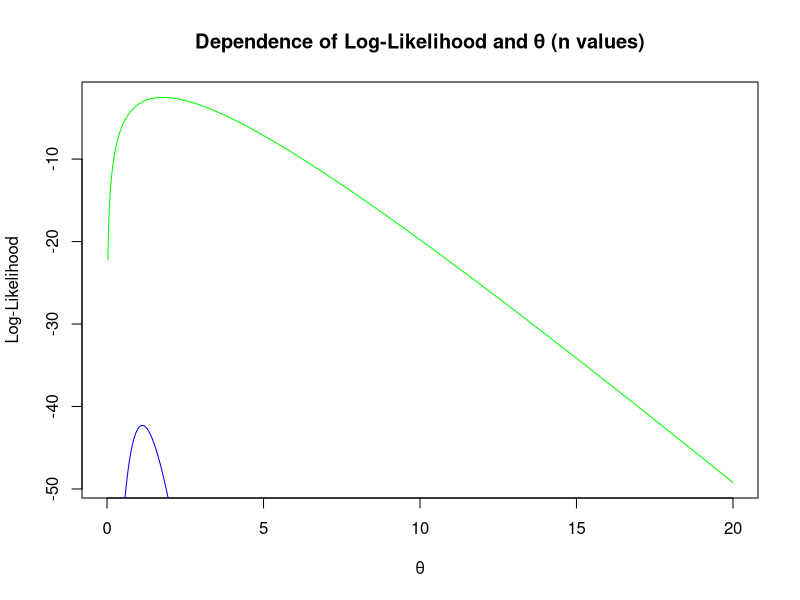
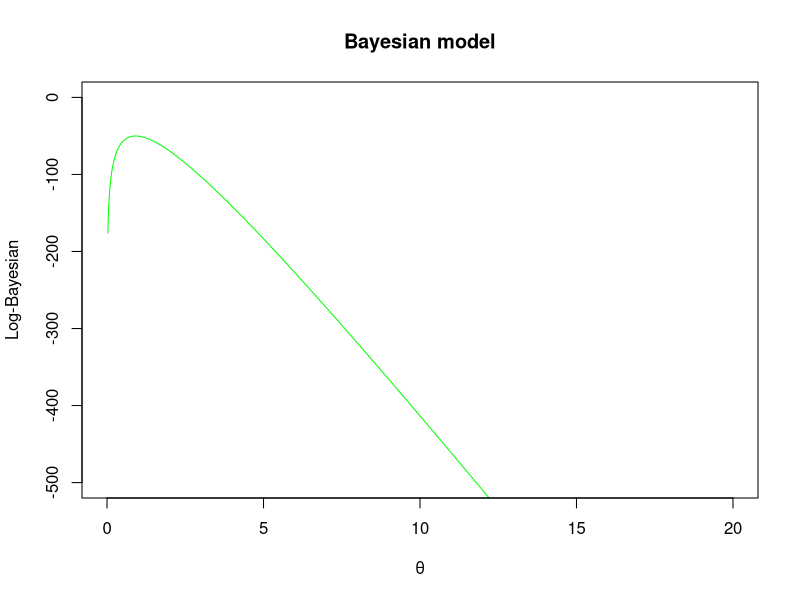
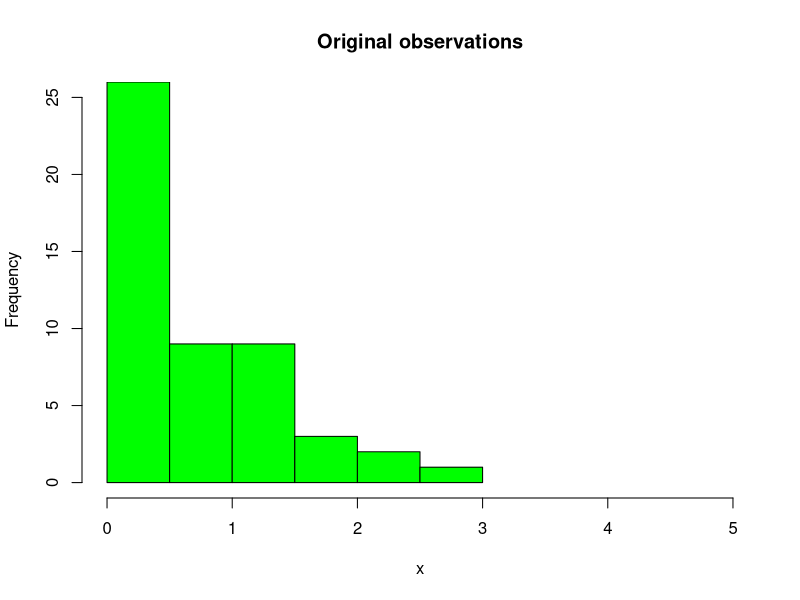
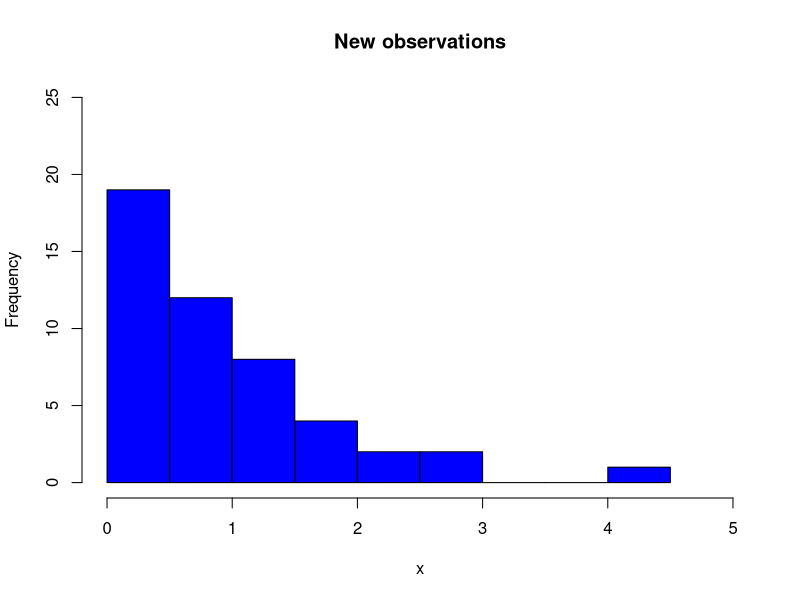

These figures' R source, in order:
# returns the loglikelihood value for given θ and vector X
loglikelihood = function(x, θ){
  return(length(x)*log(θ)-θ*sum(x))
}

# returns the max logilikelihood value for the given distribution estimation
max_loglikelihood = function(x){
  return(length(x)/sum(x))
}

# returns log value of the bayesian proportional probability for given θ, λ and vector X
log_bayesian = function(x, θ, λ){
  n = length(x)
  #return(n*log(θ)-θ*sum(x)+n*log(λ)-n*λ*θ)
  return(n*log(θ)-θ*sum(x)+log(λ)-λ*θ)
}

max_bayesian = function(x, λ){
  n = length(x)
  #return (n/(sum(x)+n*λ))
  return (n/(sum(x)+λ))
}
###########################################################################

# Task 1
# Data preparation
dataframe = read.csv("machines.csv", dec=',')
X = dataframe[1]$Length # X vector
X_6 = X[1:6] # X vector of first 6 values
θ = seq(from=0, to=20, by=0.025) # θs to test
m = length(θ) # Amount of θs to be tested
loglikelihood_n = numeric(m) # Empty vector for loglikelihood values with all x values
loglikelihood_6 = numeric(m) # Empty vector for loglikelihood values the first 6 values

# Task 2
# Calculate the loglikelihoods for different θ values with the given vectors
for(i in 1:m){
  loglikelihood_n[i] = loglikelihood(X, θ[i])
  loglikelihood_6[i] = loglikelihood(X_6, θ[i])
}

# Task 3
# Plot the loglikelihoods
plot(θ, loglikelihood_6, type="l", main="Dependence of Log-Likelihood and θ (n values)", xlab="θ", ylab="Log-Likelihood", col="green")
lines(θ, loglikelihood_n, col="blue")

# θ values for maximum loglikelihoods
θstar_n = max_loglikelihood(X)
θstar_6 = max_loglikelihood(X_6)

# Task 4
# Plot the Bayesian Model
λ = 10;
log_bayesian_model = numeric(m)

for(i in 1:m){
  log_bayesian_model[i] = log_bayesian(X, θ[i], λ)
}
plot(θ, log_bayesian_model, type="l", xlim=c(0,20), ylim=c(-500, 0), main="Bayesian model", xlab="θ", ylab="Log-Bayesian", col="green")
θstar_b = max_bayesian(X, λ)

# Task 5
# Compare new generated observations to original ones
new_observations = rexp(n=50, rate = θstar_n)
#data.frame(X, new_observations)
hist(new_observations, col="green", xlim=c(0,5), ylim=c(0,25), main="Original observations", xlab="x")
x11()
hist(X, col="blue", xlim=c(0,5), ylim=c(0,25), main="New observations", xlab="x")












